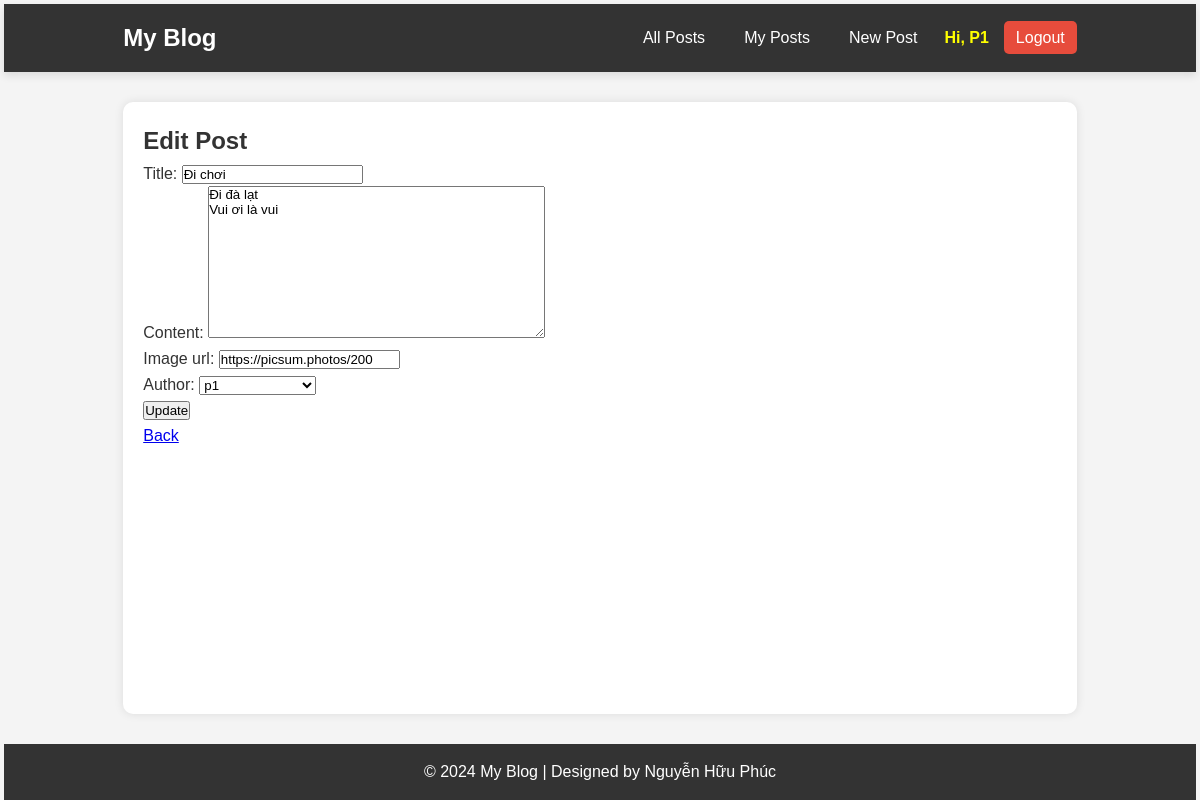
The page /post/edit/8 (signed in) on the database its author committed.
### posts/models.py (models this page shows, shortened)
class Post(models.Model):
    author = models.ForeignKey(User, on_delete=models.CASCADE)
    title = models.CharField(max_length=200)
    content = models.TextField()
    image_url = models.URLField(max_length=500, blank=True, null=True)
    created_at = models.DateTimeField(auto_now_add=True)
    updated_at = models.DateTimeField(auto_now=True)

### posts/views.py (the view)
# urls.py: path('post/edit/<int:id>', views.edit_post, name='post-edit'),
@login_required
def edit_post(request, id):
    post = get_object_or_404(Post, id=id)
    user_role, created = UserRole.objects.get_or_create(user=request.user)
    if user_role.role not in ['collaborator', 'editor']:
        messages.error(request, "You don't have permission to edit this post.")
        return redirect('posts')
    if request.method == 'POST':
        form = PostForm(request.POST, instance=post)
        if form.is_valid():
            form.save()
            messages.success(request, 'The post has been updated successfully.')
            return redirect('posts')
    else:
        form = PostForm(instance=post)
    return render(request, 'blog/post_form.html', {'form': form, 'id': id})

### posts/forms.py
class PostForm(forms.ModelForm):
    class Meta:
        model = Post
        fields = ['title','content','image_url','author','author']

### templates/blog/post_form.html (shortened to what this page needs)
{% extends 'base.html' %}
{% block content %}
    <h2>{% if id %}Edit{% else %}Create{% endif %} Post</h2>
    <form method="post">
        {{ form.as_p }}
        <button type="submit">{% if id %}Update{% else %}Create{% endif %}</button>
    </form>
    <a href="{% url 'posts' %}">Back</a>
{% endblock %}

### templates/base.html (shortened to what this page needs)
{% load static %}
<!DOCTYPE html>
<html lang="en">
<head>
    <link rel="stylesheet" href="{% static 'css/base.css' %}">
    <link rel="stylesheet" href="{% static 'css/home.css' %}">
</head>
<body>
    <header>
        <nav>
            <div class="logo">
                <a href="{% url 'posts' %}">My Blog</a>
            </div>
            <ul class="nav-links">
                {% if request.user.is_authenticated %}
                    <li><a href="{% url 'posts' %}">All Posts</a></li>
                    <li><a href="{% url 'my_posts' %}">My Posts</a></li>
                    <li><a href="{% url 'post-create' %}">New Post</a></li>
                    <li><span class="user">Hi, {{ request.user.username | title }}</span></li>
                    <li><a href="{% url 'logout' %}" class="logout-btn">Logout</a></li>
                {% else %}
                    <li><a href="{% url 'login' %}">Login</a></li>
                {% endif %}
            </ul>
        </nav>
    </header>
    <main>
        {% block content %}
        {% endblock %}
    </main>
    <footer>
        <p>© 2024 My Blog | Designed by Nguyễn Hữu Phúc</p>
    </footer>
</body>
</html>

### static/css/base.css (style rules this page uses)
* { margin: 0; padding: 0; box-sizing: border-box; font-family: Arial, sans-serif; }
body { background-color: #f4f4f4; color: #333; line-height: 1.6; display: flex; flex-direction: column; min-height: 100vh; }
header { background: #333; padding: 15px 0; box-shadow: 0px 4px 8px rgba(0, 0, 0, 0.1); }
nav { width: 80%; margin: auto; display: flex; justify-content: space-between; align-items: center; }
.logo a { color: white; text-decoration: none; font-size: 24px; font-weight: bold; }
.nav-links { list-style: none; display: flex; gap: 15px; }
.nav-links li { display: inline; }
.nav-links a { color: white; text-decoration: none; font-size: 16px; padding: 8px 12px; }
.user { font-weight: bold; color: yellow; }
.logout-btn { background: #e74c3c; padding: 8px 12px; border-radius: 5px; }
main { width: 80%; margin: 30px auto; background: white; padding: 20px; border-radius: 10px; box-shadow: 0px 0px 10px rgba(0, 0, 0, 0.1); flex: 1; }
footer { text-align: center; padding: 15px; background: #333; color: white; margin-top: auto; }

### static/css/home.css (style rules this page uses)
body { font-family: Arial, sans-serif; margin: 2px; padding: 2px; background-color: #f4f4f4; }

### rows shown on the page
Post: title "Đi chơi", content "Đi đà lạt Vui ơi là vui", image_url "https://picsum.photos/200", author "p1"

### other values the page prints
{{ request.user.username | title }} "P1"
